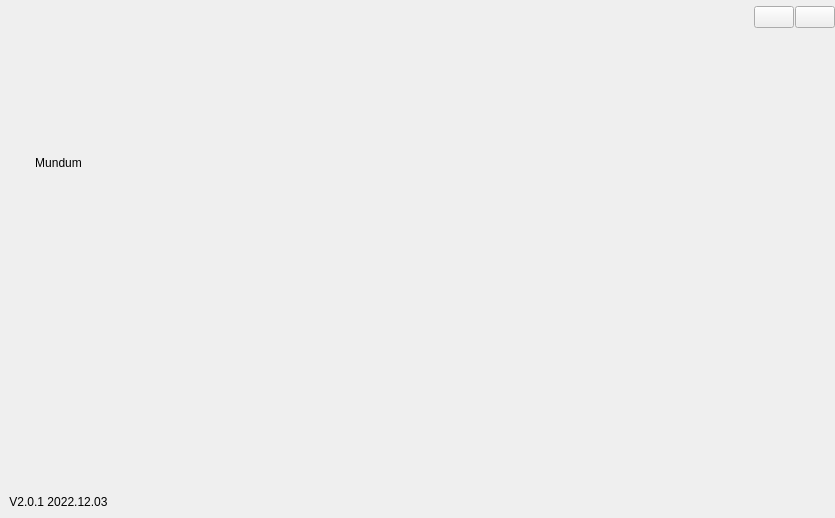
<?xml version="1.0" encoding="UTF-8"?>
<ui version="4.0">
 <class>MainWindow</class>
 <widget class="QMainWindow" name="MainWindow">
  <property name="geometry">
   <rect>
    <x>0</x>
    <y>0</y>
    <width>835</width>
    <height>518</height>
   </rect>
  </property>
  <property name="windowTitle">
   <string>MainWindow</string>
  </property>
  <widget class="QWidget" name="centralwidget">
   <layout class="QGridLayout" name="gridLayout">
    <property name="leftMargin">
     <number>0</number>
    </property>
    <property name="topMargin">
     <number>0</number>
    </property>
    <property name="rightMargin">
     <number>0</number>
    </property>
    <property name="bottomMargin">
     <number>0</number>
    </property>
    <property name="spacing">
     <number>0</number>
    </property>
    <item row="0" column="0">
     <widget class="QWidget" name="widgetBase" native="true">
      <property name="sizePolicy">
       <sizepolicy hsizetype="Preferred" vsizetype="Expanding">
        <horstretch>0</horstretch>
        <verstretch>0</verstretch>
       </sizepolicy>
      </property>
      <property name="Background" stdset="0">
       <bool>true</bool>
      </property>
      <layout class="QGridLayout" name="gridLayout_4">
       <property name="leftMargin">
        <number>0</number>
       </property>
       <property name="topMargin">
        <number>0</number>
       </property>
       <property name="rightMargin">
        <number>0</number>
       </property>
       <property name="bottomMargin">
        <number>0</number>
       </property>
       <property name="spacing">
        <number>0</number>
       </property>
       <item row="0" column="0">
        <widget class="QWidget" name="widgetContentBase" native="true">
         <layout class="QGridLayout" name="gridLayout_2">
          <property name="leftMargin">
           <number>0</number>
          </property>
          <property name="topMargin">
           <number>0</number>
          </property>
          <property name="rightMargin">
           <number>0</number>
          </property>
          <property name="bottomMargin">
           <number>0</number>
          </property>
          <property name="spacing">
           <number>0</number>
          </property>
          <item row="1" column="1">
           <widget class="QWidget" name="widgetMainContentBase" native="true">
            <property name="sizePolicy">
             <sizepolicy hsizetype="Expanding" vsizetype="Expanding">
              <horstretch>0</horstretch>
              <verstretch>0</verstretch>
             </sizepolicy>
            </property>
            <property name="minimumSize">
             <size>
              <width>0</width>
              <height>0</height>
             </size>
            </property>
            <property name="styleSheet">
             <string notr="true"/>
            </property>
            <layout class="QGridLayout" name="gridLayout_5">
             <item row="0" column="0">
              <widget class="QWidget" name="widgetContent" native="true">
               <layout class="QGridLayout" name="gridLayout_7">
                <item row="0" column="0">
                 <widget class="QuickPlayer" name="widgetPlayer" native="true"/>
                </item>
               </layout>
              </widget>
             </item>
            </layout>
           </widget>
          </item>
          <item row="0" column="1">
           <widget class="QWidget" name="widgetTitle" native="true">
            <property name="sizePolicy">
             <sizepolicy hsizetype="Preferred" vsizetype="Fixed">
              <horstretch>0</horstretch>
              <verstretch>0</verstretch>
             </sizepolicy>
            </property>
            <property name="styleSheet">
             <string notr="true"/>
            </property>
            <layout class="QGridLayout" name="gridLayout_3">
             <property name="leftMargin">
              <number>9</number>
             </property>
             <property name="topMargin">
              <number>6</number>
             </property>
             <property name="rightMargin">
              <number>0</number>
             </property>
             <property name="bottomMargin">
              <number>6</number>
             </property>
             <item row="0" column="0">
              <layout class="QHBoxLayout" name="horizontalLayout">
               <property name="spacing">
                <number>1</number>
               </property>
               <property name="topMargin">
                <number>0</number>
               </property>
               <item>
                <spacer name="horizontalSpacer">
                 <property name="orientation">
                  <enum>Qt::Horizontal</enum>
                 </property>
                 <property name="sizeHint" stdset="0">
                  <size>
                   <width>40</width>
                   <height>20</height>
                  </size>
                 </property>
                </spacer>
               </item>
               <item>
                <widget class="ButtonDesigned" name="btnMin">
                 <property name="sizePolicy">
                  <sizepolicy hsizetype="Minimum" vsizetype="Preferred">
                   <horstretch>0</horstretch>
                   <verstretch>0</verstretch>
                  </sizepolicy>
                 </property>
                 <property name="styleSheet">
                  <string notr="true"/>
                 </property>
                 <property name="text">
                  <string/>
                 </property>
                 <property name="MenuButton" stdset="0">
                  <bool>true</bool>
                 </property>
                </widget>
               </item>
               <item>
                <widget class="ButtonDesigned" name="btnClose">
                 <property name="sizePolicy">
                  <sizepolicy hsizetype="Minimum" vsizetype="Preferred">
                   <horstretch>0</horstretch>
                   <verstretch>0</verstretch>
                  </sizepolicy>
                 </property>
                 <property name="styleSheet">
                  <string notr="true"/>
                 </property>
                 <property name="text">
                  <string/>
                 </property>
                 <property name="MenuButton" stdset="0">
                  <bool>true</bool>
                 </property>
                </widget>
               </item>
              </layout>
             </item>
            </layout>
           </widget>
          </item>
          <item row="0" column="0" rowspan="2">
           <widget class="QWidget" name="widgetLeftBase" native="true">
            <property name="sizePolicy">
             <sizepolicy hsizetype="Preferred" vsizetype="Preferred">
              <horstretch>0</horstretch>
              <verstretch>0</verstretch>
             </sizepolicy>
            </property>
            <property name="styleSheet">
             <string notr="true"/>
            </property>
            <layout class="QGridLayout" name="gridLayout_6">
             <property name="topMargin">
              <number>0</number>
             </property>
             <property name="verticalSpacing">
              <number>24</number>
             </property>
             <item row="2" column="0" colspan="2">
              <widget class="QLabel" name="lbTitle">
               <property name="text">
                <string>Mundum</string>
               </property>
               <property name="alignment">
                <set>Qt::AlignCenter</set>
               </property>
              </widget>
             </item>
             <item row="0" column="0" colspan="2">
              <widget class="QLabel" name="lbLogo">
               <property name="sizePolicy">
                <sizepolicy hsizetype="Preferred" vsizetype="Expanding">
                 <horstretch>0</horstretch>
                 <verstretch>0</verstretch>
                </sizepolicy>
               </property>
               <property name="styleSheet">
                <string notr="true"/>
               </property>
               <property name="text">
                <string/>
               </property>
               <property name="alignment">
                <set>Qt::AlignCenter</set>
               </property>
              </widget>
             </item>
             <item row="1" column="0" colspan="2">
              <spacer name="verticalSpacer_2">
               <property name="orientation">
                <enum>Qt::Vertical</enum>
               </property>
               <property name="sizeType">
                <enum>QSizePolicy::Preferred</enum>
               </property>
               <property name="sizeHint" stdset="0">
                <size>
                 <width>20</width>
                 <height>40</height>
                </size>
               </property>
              </spacer>
             </item>
             <item row="7" column="0" colspan="2">
              <widget class="QLabel" name="lbVersion">
               <property name="text">
                <string>V2.0.1 2022.12.03</string>
               </property>
               <property name="alignment">
                <set>Qt::AlignCenter</set>
               </property>
              </widget>
             </item>
             <item row="6" column="0" colspan="2">
              <spacer name="verticalSpacer_3">
               <property name="orientation">
                <enum>Qt::Vertical</enum>
               </property>
               <property name="sizeHint" stdset="0">
                <size>
                 <width>20</width>
                 <height>40</height>
                </size>
               </property>
              </spacer>
             </item>
             <item row="4" column="0" colspan="2">
              <spacer name="verticalSpacer">
               <property name="orientation">
                <enum>Qt::Vertical</enum>
               </property>
               <property name="sizeType">
                <enum>QSizePolicy::Expanding</enum>
               </property>
               <property name="sizeHint" stdset="0">
                <size>
                 <width>20</width>
                 <height>40</height>
                </size>
               </property>
              </spacer>
             </item>
             <item row="5" column="0" colspan="2">
              <widget class="QLabel" name="lbMonster">
               <property name="sizePolicy">
                <sizepolicy hsizetype="Preferred" vsizetype="Expanding">
                 <horstretch>0</horstretch>
                 <verstretch>0</verstretch>
                </sizepolicy>
               </property>
               <property name="text">
                <string/>
               </property>
              </widget>
             </item>
            </layout>
           </widget>
          </item>
         </layout>
        </widget>
       </item>
      </layout>
     </widget>
    </item>
   </layout>
  </widget>
  <widget class="QMenuBar" name="menubar">
   <property name="geometry">
    <rect>
     <x>0</x>
     <y>0</y>
     <width>835</width>
     <height>21</height>
    </rect>
   </property>
  </widget>
 </widget>
 <customwidgets>
  <customwidget>
   <class>ButtonDesigned</class>
   <extends>QPushButton</extends>
   <header>./Widget/buttondesigned.h</header>
  </customwidget>
  <customwidget>
   <class>QuickPlayer</class>
   <extends>QWidget</extends>
   <header>./Player/quickplayer.h</header>
   <container>1</container>
  </customwidget>
 </customwidgets>
 <resources/>
 <connections/>
</ui>
